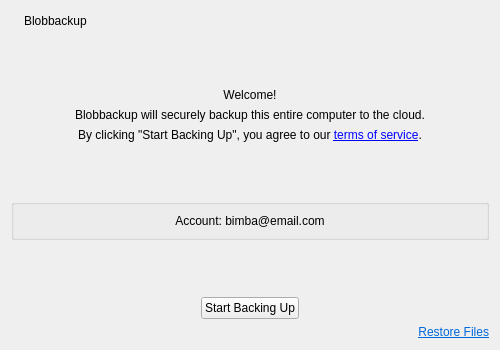
<?xml version="1.0" encoding="UTF-8"?>
<ui version="4.0">
 <class>WelcomeDialog</class>
 <widget class="QDialog" name="WelcomeDialog">
  <property name="geometry">
   <rect>
    <x>0</x>
    <y>0</y>
    <width>500</width>
    <height>350</height>
   </rect>
  </property>
  <property name="minimumSize">
   <size>
    <width>500</width>
    <height>350</height>
   </size>
  </property>
  <property name="windowTitle">
   <string>Welcome - Blobbackup</string>
  </property>
  <layout class="QVBoxLayout" name="verticalLayout">
   <item>
    <layout class="QHBoxLayout" name="horizontalLayout">
     <item>
      <widget class="QLabel" name="logo_label">
       <property name="text">
        <string/>
       </property>
      </widget>
     </item>
     <item>
      <widget class="QLabel" name="label_2">
       <property name="text">
        <string>Blobbackup</string>
       </property>
      </widget>
     </item>
     <item>
      <spacer name="horizontalSpacer">
       <property name="orientation">
        <enum>Qt::Horizontal</enum>
       </property>
       <property name="sizeHint" stdset="0">
        <size>
         <width>40</width>
         <height>20</height>
        </size>
       </property>
      </spacer>
     </item>
    </layout>
   </item>
   <item>
    <spacer name="verticalSpacer">
     <property name="orientation">
      <enum>Qt::Vertical</enum>
     </property>
     <property name="sizeHint" stdset="0">
      <size>
       <width>20</width>
       <height>40</height>
      </size>
     </property>
    </spacer>
   </item>
   <item>
    <widget class="QLabel" name="label_3">
     <property name="text">
      <string>Welcome!</string>
     </property>
     <property name="alignment">
      <set>Qt::AlignCenter</set>
     </property>
     <property name="wordWrap">
      <bool>true</bool>
     </property>
    </widget>
   </item>
   <item>
    <widget class="QLabel" name="label_4">
     <property name="text">
      <string>Blobbackup will securely backup this entire computer to the cloud.</string>
     </property>
     <property name="alignment">
      <set>Qt::AlignCenter</set>
     </property>
    </widget>
   </item>
   <item>
    <widget class="QLabel" name="terms_of_service_label">
     <property name="text">
      <string>&lt;html&gt;&lt;head/&gt;&lt;body&gt;&lt;p&gt;By clicking &amp;quot;Start Backing Up&amp;quot;, you agree to our &lt;a href=&quot;https://blobbackup.com&quot;&gt;&lt;span style=&quot; text-decoration: underline; color:#0000ff;&quot;&gt;terms of service&lt;/span&gt;&lt;/a&gt;.&lt;/p&gt;&lt;/body&gt;&lt;/html&gt;</string>
     </property>
     <property name="textFormat">
      <enum>Qt::RichText</enum>
     </property>
     <property name="alignment">
      <set>Qt::AlignCenter</set>
     </property>
    </widget>
   </item>
   <item>
    <spacer name="verticalSpacer_2">
     <property name="orientation">
      <enum>Qt::Vertical</enum>
     </property>
     <property name="sizeHint" stdset="0">
      <size>
       <width>20</width>
       <height>40</height>
      </size>
     </property>
    </spacer>
   </item>
   <item>
    <widget class="QGroupBox" name="groupBox">
     <property name="title">
      <string/>
     </property>
     <layout class="QVBoxLayout" name="verticalLayout_2">
      <item>
       <widget class="QLabel" name="account_label">
        <property name="text">
         <string>Account: bimba@email.com</string>
        </property>
        <property name="alignment">
         <set>Qt::AlignCenter</set>
        </property>
       </widget>
      </item>
     </layout>
    </widget>
   </item>
   <item>
    <spacer name="verticalSpacer_3">
     <property name="orientation">
      <enum>Qt::Vertical</enum>
     </property>
     <property name="sizeHint" stdset="0">
      <size>
       <width>20</width>
       <height>40</height>
      </size>
     </property>
    </spacer>
   </item>
   <item>
    <layout class="QHBoxLayout" name="horizontalLayout_2">
     <item>
      <spacer name="horizontalSpacer_2">
       <property name="orientation">
        <enum>Qt::Horizontal</enum>
       </property>
       <property name="sizeHint" stdset="0">
        <size>
         <width>40</width>
         <height>20</height>
        </size>
       </property>
      </spacer>
     </item>
     <item>
      <widget class="QPushButton" name="start_backing_up_button">
       <property name="focusPolicy">
        <enum>Qt::NoFocus</enum>
       </property>
       <property name="text">
        <string>Start Backing Up</string>
       </property>
      </widget>
     </item>
     <item>
      <spacer name="horizontalSpacer_3">
       <property name="orientation">
        <enum>Qt::Horizontal</enum>
       </property>
       <property name="sizeHint" stdset="0">
        <size>
         <width>40</width>
         <height>20</height>
        </size>
       </property>
      </spacer>
     </item>
    </layout>
   </item>
   <item>
    <widget class="QLabel" name="restore_files_label">
     <property name="text">
      <string>&lt;html&gt;&lt;head/&gt;&lt;body&gt;&lt;p&gt;&lt;a href=&quot;#&quot;&gt;&lt;span style=&quot; text-decoration: underline; color:#0068da;&quot;&gt;Restore Files&lt;/span&gt;&lt;/a&gt;&lt;/p&gt;&lt;/body&gt;&lt;/html&gt;</string>
     </property>
     <property name="alignment">
      <set>Qt::AlignRight|Qt::AlignTrailing|Qt::AlignVCenter</set>
     </property>
    </widget>
   </item>
  </layout>
 </widget>
 <resources/>
 <connections/>
</ui>
